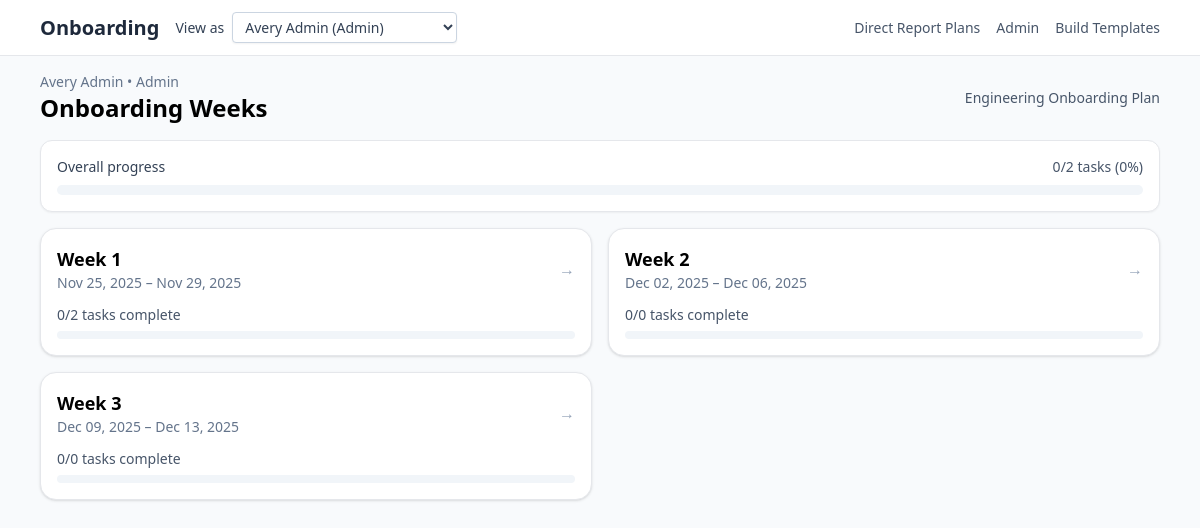
/weeks, run on an earlier commit of the app's database.
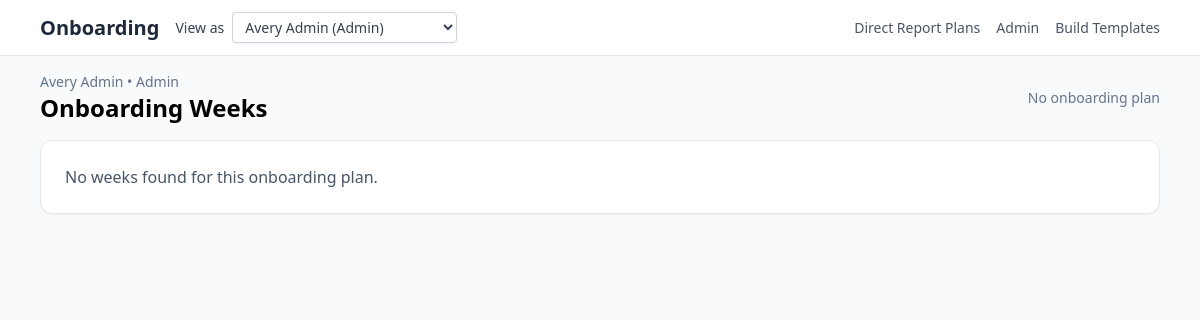
And on a later commit of the database.
### Onboarding/models.py (models this page shows)
class OnboardingPlan(db.Model):
    __tablename__ = "onboarding_plans"
    id = db.Column(db.Integer, primary_key=True)
    name = db.Column(db.String(255), nullable=False, default="Onboarding Plan")
    description = db.Column(db.Text, nullable=True)
    weeks = db.relationship(
        "Week",
        back_populates="onboarding_plan",
        lazy="selectin",
        cascade="all, delete-orphan",
    )
    users = db.relationship(
        "User",
        back_populates="onboarding_plan",
        lazy="selectin",
    )

class Week(db.Model):
    __tablename__ = "weeks"
    id = db.Column(db.Integer, primary_key=True)
    title = db.Column(db.String(255), nullable=False, default="Week")
    start_date = db.Column(db.Date, nullable=True)
    end_date = db.Column(db.Date, nullable=True)
    owner_user_id = db.Column(db.Integer, nullable=True)
    manager_user_id = db.Column(db.Integer, nullable=True)
    onboarding_plan_id = db.Column(
        db.Integer, db.ForeignKey("onboarding_plans.id"), nullable=True
    )
    onboarding_plan = db.relationship("OnboardingPlan", back_populates="weeks")
    tasks = db.relationship(
        "Task",
        back_populates="week",
        lazy="selectin",
        cascade="all, delete-orphan",
        order_by="Task.sort_order.asc().nullsfirst(), Task.id.asc()",
    )

### app.py (the view, shortened to what this page needs)
@app.get("/weeks")
def weeks():
    user = optional_current_user()
    viewing_user = user
    viewing_as_manager = False
    if _has_header_principal():
        principal = get_current_principal()
        plan_weeks = (
            filter_weeks_for_principal(principal)
            .options(selectinload(Week.tasks))
            .order_by(Week.start_date.asc().nullsfirst(), Week.id.asc())
            .all()
        )
    else:
        if user is None:
            abort(404, description="No users available")
        view_user_id = request.args.get("view_user_id", type=int)
        plan_weeks = weeks_for_plan(viewing_user.onboarding_plan_id)
    progress = {w.id: week_progress(w) for w in plan_weeks}
    totals = {
        "total": sum(p["total"] for p in progress.values()),
        "done": sum(p["done"] for p in progress.values()),
        "overdue": sum(p["overdue"] for p in progress.values()),
    }
    totals["percent"] = (
        int(round(totals["done"] / totals["total"] * 100)) if totals["total"] else 0
    )
    return render_template(
        "weeks.html",
        weeks=plan_weeks,
        user=user or {"role": "guest"},
        viewing_user=viewing_user or {"role": "guest"},
        viewing_as_manager=viewing_as_manager,
        progress=progress,
        totals=totals,
    )

### Onboarding/models.py (called while the page is built)
    def is_complete(self):
        return self.status == StatusEnum.COMPLETE.value

### app.py (called while the page is built, shortened)
def current_user() -> User:
    email = (
        request.headers.get("X-User-Email")
        or request.args.get("as_user")
        or session.get("as_user")
    )
    query = User.query.options(selectinload(User.onboarding_plan))
    user = query.order_by(User.id.asc()).first()
    if not user:
        abort(404, description="No users available")
    return user

def optional_current_user() -> User | None:
    try:
        return current_user()
    except Exception:
        return None

def weeks_for_plan(plan_id: int | None):
    if plan_id is None:
        return []
    return (
        Week.query.filter_by(onboarding_plan_id=plan_id)
        .options(selectinload(Week.tasks))
        .order_by(Week.start_date.asc().nullsfirst(), Week.id.asc())
        .all()
    )

@app.context_processor
def inject_markdown_renderer():
    return dict(render_markdown=render_markdown)

@app.context_processor
def inject_user():
    u = session.get("user")
    return {"user": u or {"role": "guest"}}

def _has_header_principal() -> bool:
    return "X-User-Role" in request.headers or "X-User-Id" in request.headers

### templates/weeks.html (shortened to what this page needs)
{% extends 'base.html' %}
{% block content %}
<div class="flex items-center justify-between mb-4">
  <div>
    <p class="text-sm text-slate-500">{{ viewing_user.full_name }} • {{ viewing_user.role|capitalize }}</p>
    <h1 class="text-2xl font-bold">Onboarding Weeks</h1>
  </div>
  <div class="text-right">
    {% if viewing_user.onboarding_plan %}
      <p class="text-sm text-slate-600">{{ viewing_user.onboarding_plan.name }}</p>
    {% else %}
      <p class="text-sm text-slate-500">No onboarding plan</p>
    {% endif %}
  </div>
</div>
{% if totals and totals.total > 0 %}
<div class="bg-white border rounded-xl p-4 shadow-sm mb-4">
  <div class="flex items-center justify-between text-sm mb-2">
    <span class="font-medium text-slate-700">Overall progress</span>
    <span class="text-slate-600">
      {{ totals.done }}/{{ totals.total }} tasks ({{ totals.percent }}%)
    </span>
  </div>
  <div class="w-full bg-slate-100 rounded-full h-2.5">
  </div>
</div>
{% endif %}
{% if not weeks %}
  <div class="bg-white border rounded-xl p-6 shadow-sm">
    <p class="text-slate-600">No weeks found for this onboarding plan.</p>
  </div>
{% else %}
  <div class="grid md:grid-cols-2 gap-4">
      {% for w in weeks %}
          {% set p = progress[w.id] if progress else none %}
          <a href="{{ url_for('week_detail', week_id=w.id) }}" class="block p-4 rounded-2xl bg-white shadow hover:shadow-md transition border">
              <div class="flex items-center justify-between">
                  <div>
                      <h2 class="text-lg font-semibold">{{ w.title }}</h2>
                      {% if w.start_date %}
                          <p class="text-sm text-slate-500">{{ w.start_date.strftime('%b %d, %Y') }}{% if w.end_date %} – {{ w.end_date.strftime('%b %d, %Y') }}{% endif %}</p>
                      {% endif %}
                  </div>
                  <span class="text-slate-400">→</span>
              </div>
              {% if p %}
              <div class="mt-3 flex items-center justify-between text-sm text-slate-600">
                <span>{{ p.done }}/{{ p.total }} tasks complete</span>
              </div>
              <div class="mt-1.5 w-full bg-slate-100 rounded-full h-2">
              </div>
              {% else %}
              <p class="mt-2 text-slate-600">{{ w.tasks|length }} tasks</p>
              {% endif %}
          </a>
      {% endfor %}
  </div>
{% endif %}
{% endblock %}

What changed in the data, as far as the page shows it:
no longer on this page (row edited): OnboardingPlan: onboarding_plan.name "Engineering Onboarding Plan"
no longer on this page (row edited): Week: title "Week 1", start_date "Nov 25, 2025", end_date "Nov 29, 2025", done "0", total "2"
no longer on this page (row edited): Week: title "Week 2", start_date "Dec 02, 2025", end_date "Dec 06, 2025", done "0", total "0"
no longer on this page (row edited): Week: title "Week 3", start_date "Dec 09, 2025", end_date "Dec 13, 2025", done "0", total "0"
Also different on the page:
{{ totals.done }}: "0" → (not shown)
{{ totals.total }}: "2" → (not shown)
{{ totals.percent }}: "0" → (not shown)
text no longer shown: "Overall progress / tasks ( %)"
text now shown: "No onboarding plan No weeks found for this onboarding plan."
